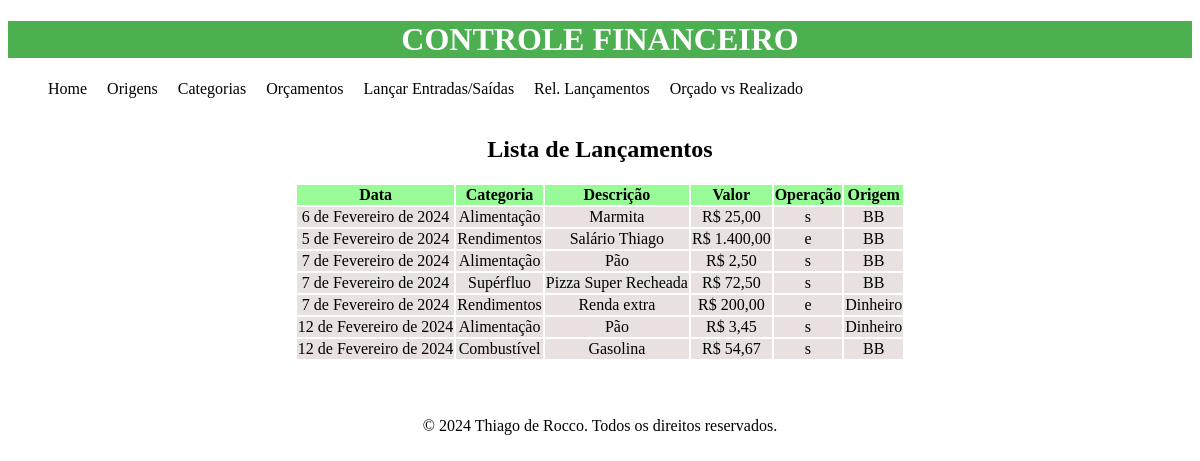
The app's page /rel-lctos/, older data.
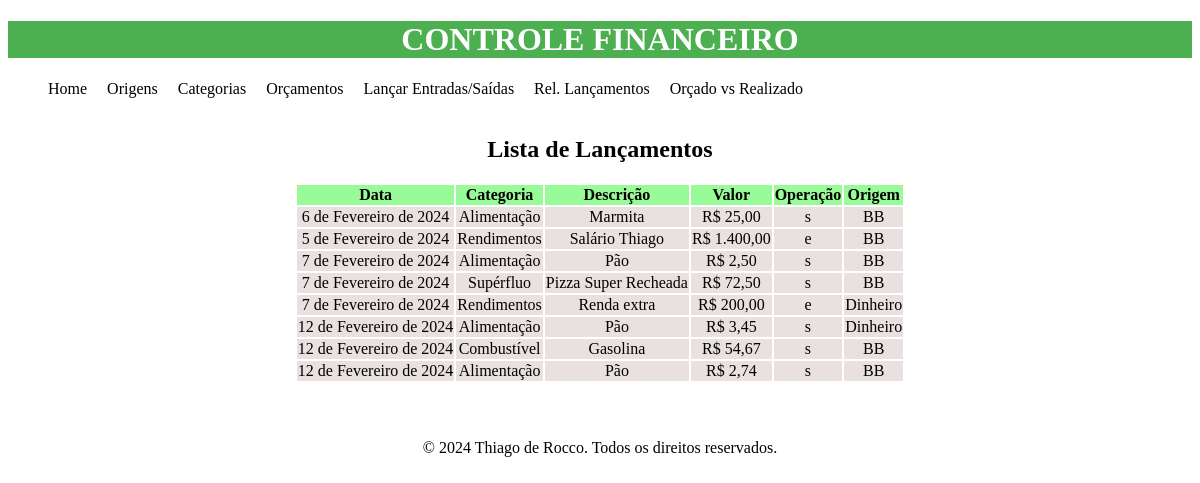
The same page, newer data.
### financeiro/models.py (models this page shows, shortened)
class Lancamento(models.Model):
    ENTRADA = 'e'
    SAIDA = 's'
    TIPO_OPERACAO_CHOICES = [(ENTRADA, 'Entrada'), (SAIDA, 'Saída'),]
    data = models.DateField()
    descricao = models.CharField(max_length=255)
    valor = models.DecimalField(max_digits=10, decimal_places=2)
    categoria = models.ForeignKey(Categoria, on_delete=models.CASCADE)
    origem = models.ForeignKey(Origem, on_delete=models.CASCADE)
    tipo_operacao = models.CharField(max_length=1,
                                     choices=TIPO_OPERACAO_CHOICES)

class Categoria(models.Model):
    nome = models.CharField(max_length=255)

class Origem(models.Model):
    nome = models.CharField(max_length=255)

### financeiro/views.py (the view)
# urls.py: path('rel-lctos/', rel_lancamentos, name='rel_lancamentos'),
def rel_lancamentos(request):
    lctos = Lancamento.objects.all()
    for lcto in lctos:
        lcto.nome_origem = lcto.origem.nome
        lcto.nome_categoria = lcto.categoria.nome
    return render(request, 'financeiro/rel_lancamentos.html', {"lctos": lctos})

### financeiro/templates/financeiro/rel_lancamentos.html (shortened to what this page needs)
{% extends 'financeiro/base.html' %}
{% load static %}
{% block content %}
<br><br>
    <h2>Lista de Lançamentos</h2>
    <table>
        <thead>
            <tr>
            <th>Data</th>
            <th>Categoria</th>
            <th>Descrição</th>
            <th>Valor</th>
            <th>Operação</th>
            <th>Origem</th>
        </tr>
    </thead>
    {% for lcto in lctos %}
    <tr>
        <td>{{ lcto.data }}</td>
        <td>{{ lcto.nome_categoria }}</td>
        <td>{{ lcto.descricao }}</td>
        <td>R$ {{ lcto.valor }}</td>
        <td>{{ lcto.tipo_operacao }}</td>
        <td>{{ lcto.nome_origem}}</td>
    </tr>
    {% endfor %}
</table>
{% endblock %}

Row changes from the older to the newer data that the page shows:
added Lancamento: data "12 de Fevereiro de 2024", nome_categoria "Alimentação", descricao "Pão", valor "2,74", tipo_operacao "s", nome_origem "BB"
